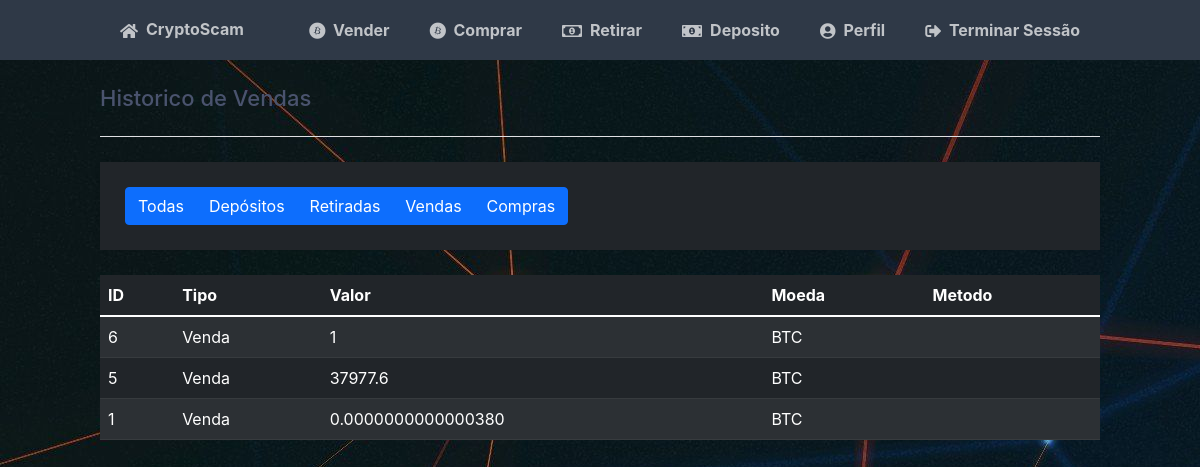
The app's page /history.php?type=sell (signed in) with its own data.
### tables this page shows
CREATE TABLE IF NOT EXISTS `transactions` (
  `transaction_id` int(11) NOT NULL AUTO_INCREMENT,
  `userid` int(11) NOT NULL,
  `type` varchar(50) NOT NULL,
  `value` float NOT NULL,
  `coin` int(11) DEFAULT NULL,
  `method` varchar(50) DEFAULT NULL,
  PRIMARY KEY (`transaction_id`) USING BTREE,
  KEY `FK_transactions_accounts` (`userid`),
  KEY `FK_transactions_cryptos` (`coin`),
  CONSTRAINT `FK_transactions_accounts` FOREIGN KEY (`userid`) REFERENCES `accounts` (`id`) ON DELETE NO ACTION ON UPDATE NO ACTION,
  CONSTRAINT `FK_transactions_cryptos` FOREIGN KEY (`coin`) REFERENCES `cryptos` (`id`) ON DELETE NO ACTION ON UPDATE NO ACTION
);

### functions/f2s.php (called while the page is built)
<?php
function f2s(float $f) {
    $s = (string)$f;
    if (!strpos($s,"E")) return $s;
    list($be,$ae)= explode("E",$s);
    $fs = "%.".(string)(strlen(explode(".",$be)[1])+(abs($ae)-1))."f";
    return sprintf($fs,$f);
}
?>

### history.php (the view, shortened to what this page needs)
<?php
if(!empty($_GET['type'])) {
	$type = $_GET['type'];
}
?>
<!DOCTYPE html>
<html>
	<head>
		<link rel="stylesheet" href="https://use.fontawesome.com/releases/v5.7.1/css/all.css">
		<link rel="stylesheet" href="https://cdnjs.cloudflare.com/ajax/libs/bootstrap/5.1.3/css/bootstrap.min.css" />
		<link href="css/style.css" rel="stylesheet" type="text/css">
	</head>
	<body class="loggedin">
		<nav class="navtop">
			<div>
				<h1><a href="/"><i class="fas fa-home"></i>CryptoScam</a></h1>
				<a href="sell.php"><i class="fab fa-bitcoin"></i></i>Vender</a>
				<a href="buy.php"><i class="fab fa-bitcoin"></i></i>Comprar</a>
				<a href="withdraw.php"><i class="far fa-money-bill-alt"></i>Retirar</a>				<a href="deposit.php"><i class="fas fa-money-bill-alt"></i>Deposito</a>
                <a href="profile.php"><i class="fas fa-user-circle"></i>Perfil</a>
				<a href="logout.php"><i class="fas fa-sign-out-alt"></i>Terminar Sessão</a>
			</div>
		</nav>
		<div class="content">
			<h2>Historico<?php
			if(isset($type)) {
				if($type == "sell") {
					echo " de Vendas";
				} else if($type == "buy") {
					echo " de Compras";
				} else if($type == "withdraw") {
					echo " de Retiradas";
				} else if($type == "deposit") {
					echo " de Depósitos";
				} else {
					echo " de Transações";
				}
			} else {
				echo " de Transações";
			}?></h2>
			<div class="card-text bg-dark text-white">
				<div class="btn-group" role="group">
					<button class="btn btn-primary" onclick="window.location.href='/history.php?type=all'">Todas</button>
					<button class="btn btn-primary" onclick="window.location.href='/history.php?type=deposit'">Depósitos</button>
					<button class="btn btn-primary" onclick="window.location.href='/history.php?type=withdraw'">Retiradas</button>
					<button class="btn btn-primary" onclick="window.location.href='/history.php?type=sell'">Vendas</button>
					<button class="btn btn-primary" onclick="window.location.href='/history.php?type=buy'">Compras</button>
				</div>
			</div>
				<table class="table table-striped table-dark">
					<thead>
						<tr>
						<th scope="col">ID</th>
						<th scope="col">Tipo</th>
						<th scope="col">Valor</th>
						<th scope="col">Moeda</th>
						<th scope="col">Metodo</th>
						</tr>
					</thead>
					<?php
						include_once('db.php');
						include_once('functions/f2s.php');
						$sequle = "SELECT id, shortname FROM cryptos";
						$result = $con->query($sequle);
						$cryptos = array();
						while($row = $result->fetch_assoc()) {
							$cryptos[$row['id']] = $row['shortname'];
						}
						if(isset($type)) {
							if($type == "all") {
								$sql = "SELECT transaction_id, userid, type, value, coin, method FROM transactions WHERE userid = ? ORDER BY transaction_id DESC";
								if($stmt = $con->prepare($sql)) {
									$stmt = $con->prepare($sql);
									$stmt->bind_param('i', $_SESSION['id']);
									$stmt->execute();
									$stmt->bind_result($trid, $userid, $selecttype, $value, $coin, $method);
									while($stmt->fetch()) {
										echo "<tr>";
										echo "<td>".$trid."</td>";
										switch($selecttype) {
											case "sell":
												echo "<td>Venda</td>";
												break;
											case "buy":
												echo "<td>Compra</td>";
												break;
											case "withdraw":
												echo "<td>Retirada</td>";
												break;
											case "deposit":
												echo "<td>Depósito</td>";
												break;
											default:
												echo "<td></td>";
												break;
										}
										echo "<td>".f2s($value)."</td>";
										$none = false;
										foreach($cryptos as $id => $shortname) {
											if($coin == $id) {
												$none = true;
												echo "<td>".$shortname."</td>";
											}
										}
										if(!$none) {
											echo '<td>USD<i class="fas fa-dollar-sign"></i></td>';
										}
										switch($method) {
											case "gpay" : echo "<td>Google Pay</td>"; break;
											case "paypal" : echo "<td>Paypal</td>"; break;
											case "card" : echo "<td>Cartão Visa/Mastercard</td>"; break;
											case "mbway" : echo "<td>MbWay</td>"; break;
											case "bank" : echo "<td>Transferência Bancária</td>"; break;
											default : echo "<td></td>"; break;
										}
										echo "</tr>";
									}
								}
							} else {
								$sql = "SELECT transaction_id, userid, type, value, coin, method FROM transactions WHERE userid = ? AND type = ? ORDER BY transaction_id DESC";
							if($stmt = $con->prepare($sql)) {
								$stmt = $con->prepare($sql);
								$stmt->bind_param('is', $_SESSION['id'], $type);
								$stmt->execute();
								$stmt->bind_result($trid, $userid, $selecttype, $value, $coin, $method);
								while($stmt->fetch()) {
									echo "<tr>";
									echo "<td>".$trid."</td>";
									switch($selecttype) {
										case "sell":
											echo "<td>Venda</td>";
											break;
									}
									echo "<td>".f2s($value)."</td>";
									foreach($cryptos as $id => $shortname) {
										if($coin == $id) {
											echo "<td>".$shortname."</td>";
										}
									}
									switch($method) {
										default : echo "<td></td>"; break;
									}
									echo "</tr>";
								}
							}
							}
						}
					?>
				</table>
		</div>
	</body>
</html>

### css/style.css (style rules this page uses)
* { box-sizing: border-box; font-family: -apple-system, BlinkMacSystemFont, "segoe ui", roboto, oxygen, ubuntu, cantarell, "fira sans", "droid sans", "helvetica neue", Arial, sans-serif; font-size: 16px; -webkit-font-smoothing: antialiased; -moz-osx-font-smoothing: grayscale; }
body { background-color: #435165; }
.navtop { background-color: #2f3947; height: 60px; width: 100%; border: 0; }
.navtop div { display: flex; margin: 0 auto; width: 1000px; height: 100%; }
.navtop div h1, .navtop div a { display: inline-flex; align-items: center; }
.navtop div h1 { flex: 1; font-size: 24px; padding: 0; margin: 0; color: #eaebed; font-weight: normal; }
.navtop div a { padding: 0 20px; text-decoration: none; color: #c1c4c8; font-weight: bold; }
.navtop div a i { padding: 2px 8px 0 0; }
body.loggedin { background-color: #f3f4f7; }
.content { width: 1000px; margin: 0 auto; }
.content h2 { margin: 0; padding: 25px 0; font-size: 22px; border-bottom: 1px solid #e0e0e3; color: #4a536e; }
.content > p, .content > div { box-shadow: 0 0 5px 0 rgba(0, 0, 0, 0.1); margin: 25px 0; padding: 25px; background-color: #fff; }
body { background-color: #435165; margin: 0; }
body { background-image: url('/img/back.jpg'); }

### records on screen
transactions: transaction_id "6", type "Venda", value "1", shortname "BTC"
transactions: transaction_id "5", type "Venda", value "37977.6", shortname "BTC"
transactions: transaction_id "1", type "Venda", value "0.0000000000000380", shortname "BTC"
